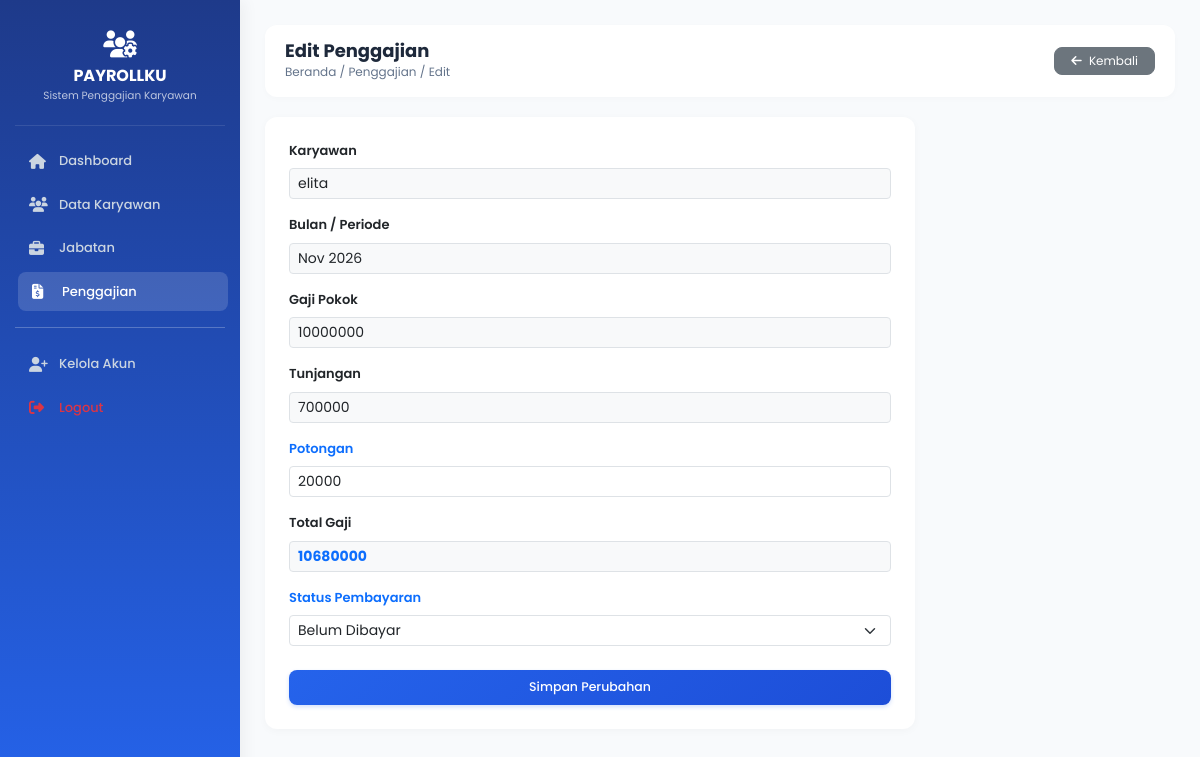
Screenshot of /admin/penggajian_edit.php?id=39 (signed in) with the database file from the repository.
### tables this page shows
CREATE TABLE `penggajian` (
  `id_gaji` int(6) NOT NULL,
  `id_karyawan` int(6) NOT NULL,
  `bulan` varchar(20) NOT NULL,
  `total_gaji` int(11) NOT NULL,
  `tanggal_input` date NOT NULL,
  `nama_karyawan` varchar(100) NOT NULL,
  `gaji_pokok` int(11) NOT NULL,
  `tunjangan` int(11) NOT NULL,
  `potongan` int(11) NOT NULL,
  `status` varchar(30) NOT NULL,
  `tanggal_bayar` varchar(30) NOT NULL
);

CREATE TABLE `karyawan` (
  `id_karyawan` int(6) NOT NULL,
  `nik` varchar(20) NOT NULL,
  `nama_karyawan` varchar(50) NOT NULL,
  `id_jabatan` varchar(3) NOT NULL,
  `alamat` text NOT NULL,
  `no_hp` varchar(20) NOT NULL,
  `email` varchar(100) NOT NULL
);

### admin/penggajian_edit.php (the view, shortened to what this page needs)
<?php
include "../koneksi.php";
$id = $_GET['id'];
$query_data = mysqli_query($konek, "SELECT penggajian.*, karyawan.nama_karyawan FROM penggajian LEFT JOIN karyawan ON penggajian.id_karyawan = karyawan.id_karyawan WHERE penggajian.id_gaji = '$id'");
$data = mysqli_fetch_array($query_data);
?>
<!DOCTYPE html>
<html lang="id">
<head>
    <link rel="stylesheet" href="https://cdn.jsdelivr.net/npm/bootstrap@5.3.3/dist/css/bootstrap.min.css">
    <link rel="stylesheet" href="https://cdnjs.cloudflare.com/ajax/libs/font-awesome/6.4.0/css/all.min.css">
    <link rel="stylesheet" href="../assets/css/style.css">
</head>
<body>
    <div class="sidebar">
        <div class="sidebar-brand">
            <i class="fa-solid fa-users-gear fa-2x text-white mb-1"></i>
            <h5>PAYROLLKU</h5>
            <small>Sistem Penggajian Karyawan</small>
        </div>
        <a href="dashboard.php"><i class="fa-solid fa-house"></i> Dashboard</a>
        <a href="karyawan.php"><i class="fa-solid fa-users"></i> Data Karyawan</a>
        <a href="jabatan.php"><i class="fa-solid fa-briefcase"></i> Jabatan</a>
        <a href="penggajian.php" class="active"><i class="fa-solid fa-file-invoice-dollar"></i> Penggajian</a>
        <hr class="text-light opacity-25 my-3">
        <a href="tambah_akun.php"><i class="fa-solid fa-user-plus"></i> Kelola Akun</a>
        <a href="../logout.php" class="text-danger"><i class="fa-solid fa-right-from-bracket"></i> Logout</a>
    </div>
    <div class="main-content">
        <div class="card-header-top d-flex justify-content-between align-items-center">
            <div>
                <h4>Edit Penggajian</h4>
                <small>Beranda / Penggajian / Edit</small>
            </div>
            <a href="penggajian.php" class="btn btn-secondary btn-sm px-3" style="font-size: 12px; border-radius: 8px;"><i class="fa-solid fa-arrow-left me-1"></i> Kembali</a>
        </div>
        <div class="card card-custom p-4" style="max-width: 650px;">
            <form action="" method="POST">
                <div class="mb-3">
                    <label class="form-label fw-semibold" style="font-size: 13px;">Karyawan</label>
                    <input type="text" class="form-control form-control-sm bg-light" value="<?php echo $data['nama_karyawan']; ?>" readonly>
                </div>
                <div class="mb-3">
                    <label class="form-label fw-semibold" style="font-size: 13px;">Bulan / Periode</label>
                    <input type="text" class="form-control form-control-sm bg-light" value="<?php echo $data['bulan']; ?>" readonly>
                </div>
                <div class="mb-3">
                    <label class="form-label fw-semibold" style="font-size: 13px;">Gaji Pokok</label>
                    <input type="number" id="gaji_pokok" class="form-control form-control-sm bg-light" value="<?php echo $data['gaji_pokok']; ?>" readonly>
                </div>
                <div class="mb-3">
                    <label class="form-label fw-semibold" style="font-size: 13px;">Tunjangan</label>
                    <input type="number" id="tunjangan" class="form-control form-control-sm bg-light" value="<?php echo $data['tunjangan']; ?>" readonly>
                </div>
                <div class="mb-3">
                    <label class="form-label fw-semibold text-primary" style="font-size: 13px;">Potongan</label>
                    <input type="number" name="potongan" id="potongan" class="form-control form-control-sm" value="<?php echo $data['potongan']; ?>" required autocomplete="off">
                </div>
                <div class="mb-3">
                    <label class="form-label fw-semibold" style="font-size: 13px;">Total Gaji</label>
                    <input type="number" name="total_gaji" id="total_gaji" class="form-control form-control-sm bg-light fw-bold text-primary" value="<?php echo $data['total_gaji']; ?>" readonly required>
                </div>
                <div class="mb-4">
                    <label class="form-label fw-semibold text-primary" style="font-size: 13px;">Status Pembayaran</label>
                    <select name="status" class="form-select form-select-sm" required>
                        <option value="Belum Dibayar" <?php if($data['status'] == 'Belum Dibayar') echo 'selected'; ?>>Belum Dibayar</option>
                    </select>
                </div>
                <button type="submit" name="update" class="btn btn-primary-gradient w-100 py-2">Simpan Perubahan</button>
            </form>
        </div>
    </div>
</body>
</html>

### assets/CSS/style.css (style rules this page uses)
body { background-color: #f8fafc; font-family: 'Poppins', sans-serif; font-size: 13.5px; }
.sidebar { width: 240px; height: 100vh; position: fixed; background: linear-gradient(180deg, #1e3a8a 0%, #2563eb 100%); color: white; padding: 15px; top: 0; left: 0; z-index: 100; box-shadow: 4px 0 15px rgba(0,0,0,0.05); }
.sidebar-brand { text-align: center; padding: 15px 0 20px 0; border-bottom: 1px solid rgba(255,255,255,0.1); margin-bottom: 15px; }
.sidebar-brand h5 { font-size: 16px; font-weight: 700; margin: 5px 0 0 0; }
.sidebar-brand small { font-size: 10.5px; opacity: 0.7; }
.sidebar a { color: #cbd5e1; text-decoration: none; display: flex; align-items: center; padding: 10px 14px; border-radius: 8px; margin-bottom: 4px; font-weight: 500; font-size: 13px; transition: all 0.2s ease; }
.sidebar a i { font-size: 15px; width: 22px; margin-right: 8px; }
.sidebar a:hover, .sidebar a.active { background: rgba(255, 255, 255, 0.15); color: white; transform: translateX(3px); }
.main-content { margin-left: 240px; padding: 25px; }
.card-header-top { background: white; border-radius: 12px; padding: 15px 20px; box-shadow: 0 2px 6px rgba(0,0,0,0.02); margin-bottom: 20px; display: flex; justify-content: space-between; align-items: center; }
.card-header-top h4 { font-size: 18px; font-weight: 700; margin: 0; color: #1e293b; }
.card-header-top small { font-size: 12px; color: #64748b; }
.card-custom { border: none; border-radius: 12px; box-shadow: 0 2px 8px rgba(0,0,0,0.03); background: white; }
.btn-primary-gradient { background: linear-gradient(135deg, #2563eb 0%, #1d4ed8 100%); border: none; color: white; font-weight: 500; font-size: 12.5px; padding: 8px 16px; border-radius: 8px; box-shadow: 0 2px 4px rgba(37, 99, 235, 0.2); }

### rows the page displays
penggajian: id_karyawan.nama_karyawan "elita", bulan "Nov 2026", gaji_pokok "10000000", tunjangan "700000", potongan "20000", total_gaji "10680000", status "Belum Dibayar"
